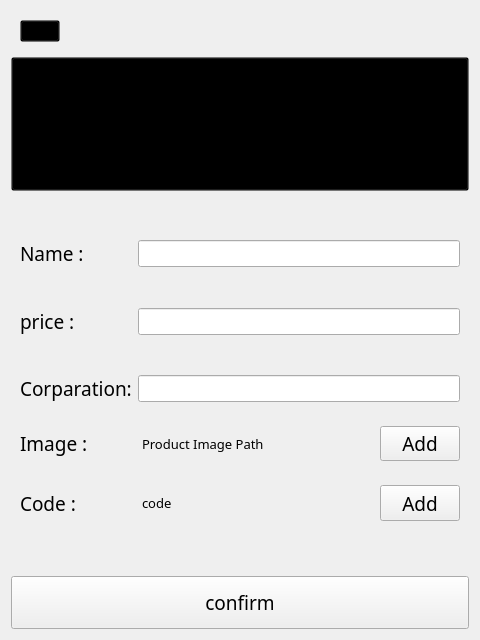
<?xml version="1.0" encoding="UTF-8"?>
<ui version="4.0">
 <class>productAdd</class>
 <widget class="QWidget" name="productAdd">
  <property name="geometry">
   <rect>
    <x>0</x>
    <y>0</y>
    <width>480</width>
    <height>640</height>
   </rect>
  </property>
  <property name="windowTitle">
   <string>Form</string>
  </property>
  <layout class="QGridLayout" name="gridLayout_2">
   <item row="6" column="0">
    <widget class="QPushButton" name="cofirm">
     <property name="sizePolicy">
      <sizepolicy hsizetype="Preferred" vsizetype="Preferred">
       <horstretch>0</horstretch>
       <verstretch>2</verstretch>
      </sizepolicy>
     </property>
     <property name="font">
      <font>
       <family>Kristen ITC</family>
       <pointsize>14</pointsize>
      </font>
     </property>
     <property name="text">
      <string>confirm</string>
     </property>
    </widget>
   </item>
   <item row="5" column="0">
    <spacer name="verticalSpacer_2">
     <property name="orientation">
      <enum>Qt::Vertical</enum>
     </property>
     <property name="sizeType">
      <enum>QSizePolicy::Preferred</enum>
     </property>
     <property name="sizeHint" stdset="0">
      <size>
       <width>20</width>
       <height>40</height>
      </size>
     </property>
    </spacer>
   </item>
   <item row="3" column="0">
    <widget class="QWidget" name="widget" native="true">
     <property name="sizePolicy">
      <sizepolicy hsizetype="Preferred" vsizetype="Preferred">
       <horstretch>0</horstretch>
       <verstretch>2</verstretch>
      </sizepolicy>
     </property>
     <layout class="QGridLayout" name="gridLayout_6">
      <item row="0" column="1">
       <widget class="QLabel" name="showfilename">
        <property name="sizePolicy">
         <sizepolicy hsizetype="Preferred" vsizetype="Preferred">
          <horstretch>6</horstretch>
          <verstretch>1</verstretch>
         </sizepolicy>
        </property>
        <property name="font">
         <font>
          <family>Kristen ITC</family>
          <pointsize>10</pointsize>
         </font>
        </property>
        <property name="text">
         <string>Product Image Path</string>
        </property>
       </widget>
      </item>
      <item row="0" column="2">
       <widget class="QPushButton" name="fileip">
        <property name="sizePolicy">
         <sizepolicy hsizetype="Preferred" vsizetype="Preferred">
          <horstretch>0</horstretch>
          <verstretch>0</verstretch>
         </sizepolicy>
        </property>
        <property name="font">
         <font>
          <family>Kristen ITC</family>
          <pointsize>14</pointsize>
         </font>
        </property>
        <property name="text">
         <string>Add</string>
        </property>
       </widget>
      </item>
      <item row="0" column="0">
       <widget class="QLabel" name="label_4">
        <property name="sizePolicy">
         <sizepolicy hsizetype="Preferred" vsizetype="Preferred">
          <horstretch>3</horstretch>
          <verstretch>0</verstretch>
         </sizepolicy>
        </property>
        <property name="font">
         <font>
          <family>Kristen ITC</family>
          <pointsize>14</pointsize>
         </font>
        </property>
        <property name="text">
         <string>Image :</string>
        </property>
       </widget>
      </item>
     </layout>
    </widget>
   </item>
   <item row="4" column="0">
    <widget class="QWidget" name="widget" native="true">
     <property name="sizePolicy">
      <sizepolicy hsizetype="Preferred" vsizetype="Preferred">
       <horstretch>0</horstretch>
       <verstretch>2</verstretch>
      </sizepolicy>
     </property>
     <layout class="QGridLayout" name="gridLayout_7">
      <item row="0" column="2">
       <widget class="QPushButton" name="codeip">
        <property name="sizePolicy">
         <sizepolicy hsizetype="Preferred" vsizetype="Preferred">
          <horstretch>0</horstretch>
          <verstretch>0</verstretch>
         </sizepolicy>
        </property>
        <property name="font">
         <font>
          <family>Kristen ITC</family>
          <pointsize>14</pointsize>
         </font>
        </property>
        <property name="text">
         <string>Add</string>
        </property>
       </widget>
      </item>
      <item row="0" column="1">
       <widget class="QLabel" name="showcode">
        <property name="sizePolicy">
         <sizepolicy hsizetype="Preferred" vsizetype="Preferred">
          <horstretch>6</horstretch>
          <verstretch>0</verstretch>
         </sizepolicy>
        </property>
        <property name="font">
         <font>
          <family>Kristen ITC</family>
          <pointsize>10</pointsize>
         </font>
        </property>
        <property name="text">
         <string>code</string>
        </property>
       </widget>
      </item>
      <item row="0" column="0">
       <widget class="QLabel" name="label_5">
        <property name="sizePolicy">
         <sizepolicy hsizetype="Preferred" vsizetype="Preferred">
          <horstretch>3</horstretch>
          <verstretch>0</verstretch>
         </sizepolicy>
        </property>
        <property name="font">
         <font>
          <family>Kristen ITC</family>
          <pointsize>14</pointsize>
         </font>
        </property>
        <property name="text">
         <string>Code :</string>
        </property>
       </widget>
      </item>
     </layout>
    </widget>
   </item>
   <item row="0" column="0">
    <widget class="QWidget" name="gridWidget" native="true">
     <layout class="QGridLayout" name="gridLayout">
      <item row="0" column="0" alignment="Qt::AlignLeft|Qt::AlignTop">
       <widget class="QPushButton" name="back">
        <property name="sizePolicy">
         <sizepolicy hsizetype="Preferred" vsizetype="Preferred">
          <horstretch>1</horstretch>
          <verstretch>1</verstretch>
         </sizepolicy>
        </property>
        <property name="styleSheet">
         <string notr="true">background-color : transparent</string>
        </property>
        <property name="text">
         <string/>
        </property>
        <property name="icon">
         <iconset theme="C:\build-Check_application-Desktop_Qt_5_10_1_MinGW_32bit-Release\Image\arrow.png"/>
        </property>
        <property name="iconSize">
         <size>
          <width>50</width>
          <height>50</height>
         </size>
        </property>
       </widget>
      </item>
     </layout>
    </widget>
   </item>
   <item row="2" column="0">
    <widget class="QWidget" name="gridWidget" native="true">
     <property name="sizePolicy">
      <sizepolicy hsizetype="Preferred" vsizetype="Preferred">
       <horstretch>0</horstretch>
       <verstretch>8</verstretch>
      </sizepolicy>
     </property>
     <layout class="QGridLayout" name="gridLayout_3">
      <item row="5" column="1">
       <widget class="QLineEdit" name="priceip">
        <property name="sizePolicy">
         <sizepolicy hsizetype="Preferred" vsizetype="Preferred">
          <horstretch>3</horstretch>
          <verstretch>0</verstretch>
         </sizepolicy>
        </property>
       </widget>
      </item>
      <item row="3" column="1">
       <widget class="QLineEdit" name="corpip">
        <property name="sizePolicy">
         <sizepolicy hsizetype="Preferred" vsizetype="Preferred">
          <horstretch>3</horstretch>
          <verstretch>0</verstretch>
         </sizepolicy>
        </property>
       </widget>
      </item>
      <item row="1" column="1">
       <widget class="QLineEdit" name="nameip">
        <property name="sizePolicy">
         <sizepolicy hsizetype="Preferred" vsizetype="Preferred">
          <horstretch>3</horstretch>
          <verstretch>0</verstretch>
         </sizepolicy>
        </property>
       </widget>
      </item>
      <item row="0" column="1">
       <spacer name="verticalSpacer">
        <property name="orientation">
         <enum>Qt::Vertical</enum>
        </property>
        <property name="sizeType">
         <enum>QSizePolicy::Preferred</enum>
        </property>
        <property name="sizeHint" stdset="0">
         <size>
          <width>20</width>
          <height>40</height>
         </size>
        </property>
       </spacer>
      </item>
      <item row="2" column="1">
       <spacer name="verticalSpacer_3">
        <property name="orientation">
         <enum>Qt::Vertical</enum>
        </property>
        <property name="sizeType">
         <enum>QSizePolicy::Preferred</enum>
        </property>
        <property name="sizeHint" stdset="0">
         <size>
          <width>20</width>
          <height>40</height>
         </size>
        </property>
       </spacer>
      </item>
      <item row="4" column="1">
       <spacer name="verticalSpacer_4">
        <property name="orientation">
         <enum>Qt::Vertical</enum>
        </property>
        <property name="sizeType">
         <enum>QSizePolicy::Preferred</enum>
        </property>
        <property name="sizeHint" stdset="0">
         <size>
          <width>20</width>
          <height>40</height>
         </size>
        </property>
       </spacer>
      </item>
      <item row="1" column="0">
       <widget class="QLabel" name="label">
        <property name="sizePolicy">
         <sizepolicy hsizetype="Preferred" vsizetype="Preferred">
          <horstretch>1</horstretch>
          <verstretch>0</verstretch>
         </sizepolicy>
        </property>
        <property name="font">
         <font>
          <family>Kristen ITC</family>
          <pointsize>14</pointsize>
         </font>
        </property>
        <property name="text">
         <string>Name :</string>
        </property>
       </widget>
      </item>
      <item row="3" column="0">
       <widget class="QLabel" name="label_2">
        <property name="sizePolicy">
         <sizepolicy hsizetype="Preferred" vsizetype="Preferred">
          <horstretch>1</horstretch>
          <verstretch>0</verstretch>
         </sizepolicy>
        </property>
        <property name="font">
         <font>
          <family>Kristen ITC</family>
          <pointsize>14</pointsize>
         </font>
        </property>
        <property name="text">
         <string>price :</string>
        </property>
       </widget>
      </item>
      <item row="5" column="0">
       <widget class="QLabel" name="label_3">
        <property name="sizePolicy">
         <sizepolicy hsizetype="Preferred" vsizetype="Preferred">
          <horstretch>1</horstretch>
          <verstretch>0</verstretch>
         </sizepolicy>
        </property>
        <property name="font">
         <font>
          <family>Kristen ITC</family>
          <pointsize>14</pointsize>
         </font>
        </property>
        <property name="text">
         <string>Corparation:</string>
        </property>
       </widget>
      </item>
     </layout>
    </widget>
   </item>
   <item row="1" column="0">
    <widget class="QPushButton" name="pushButton_4">
     <property name="sizePolicy">
      <sizepolicy hsizetype="Preferred" vsizetype="Preferred">
       <horstretch>0</horstretch>
       <verstretch>5</verstretch>
      </sizepolicy>
     </property>
     <property name="styleSheet">
      <string notr="true">background-color:transparent</string>
     </property>
     <property name="text">
      <string/>
     </property>
     <property name="icon">
      <iconset theme="C:\build-Check_application-Desktop_Qt_5_10_1_MinGW_32bit-Release\Image\icon.png"/>
     </property>
     <property name="iconSize">
      <size>
       <width>200</width>
       <height>200</height>
      </size>
     </property>
    </widget>
   </item>
  </layout>
 </widget>
 <resources/>
 <connections/>
</ui>
